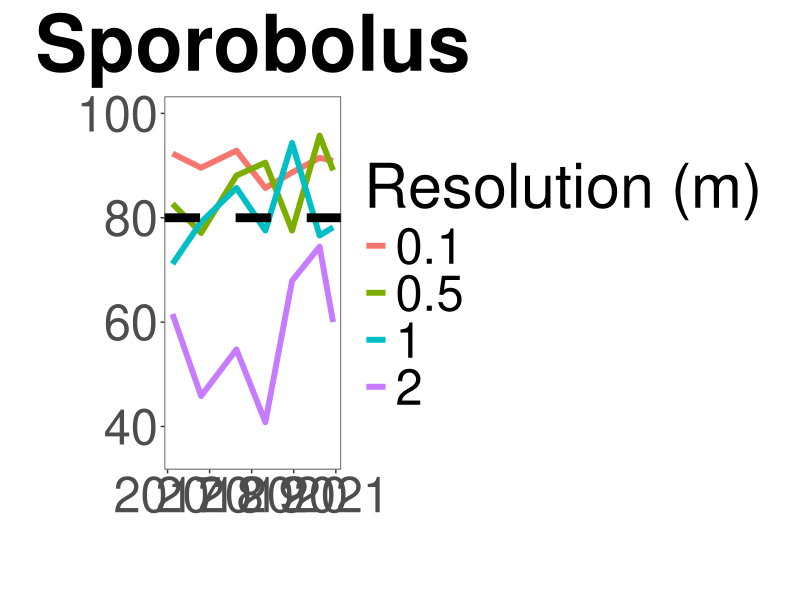
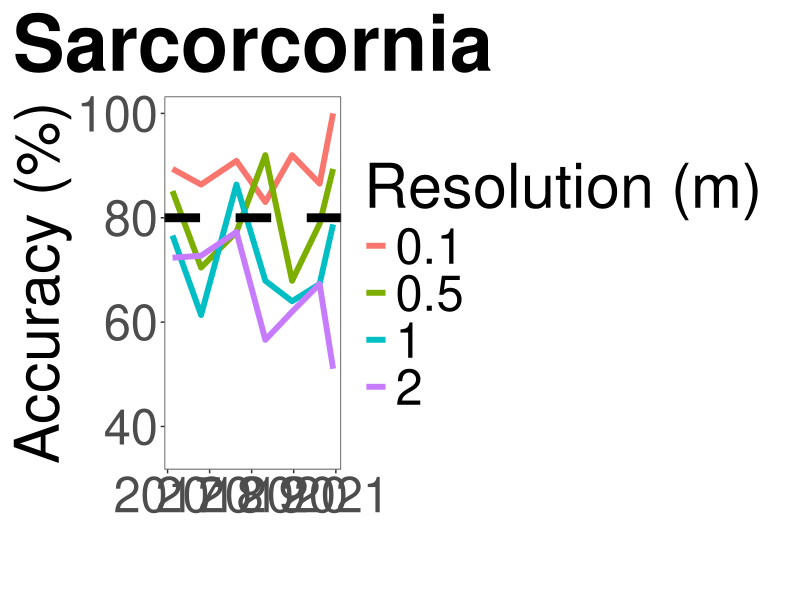
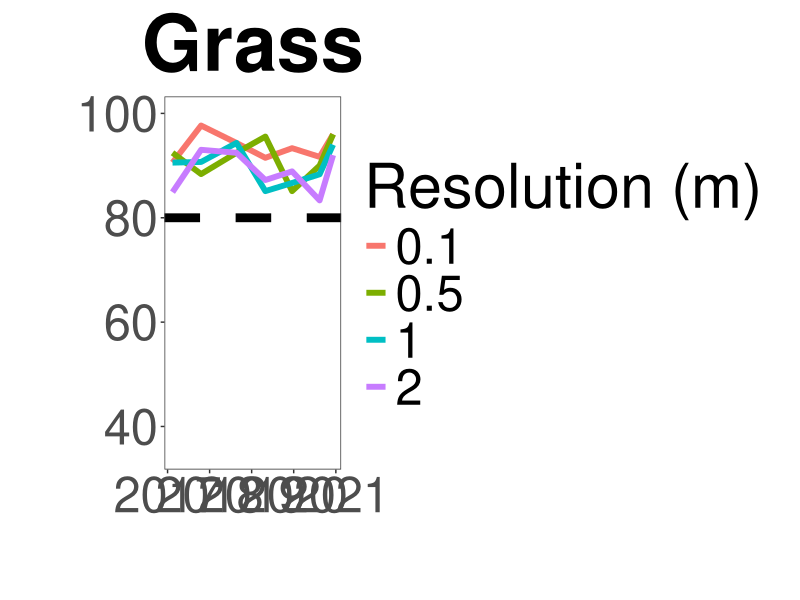
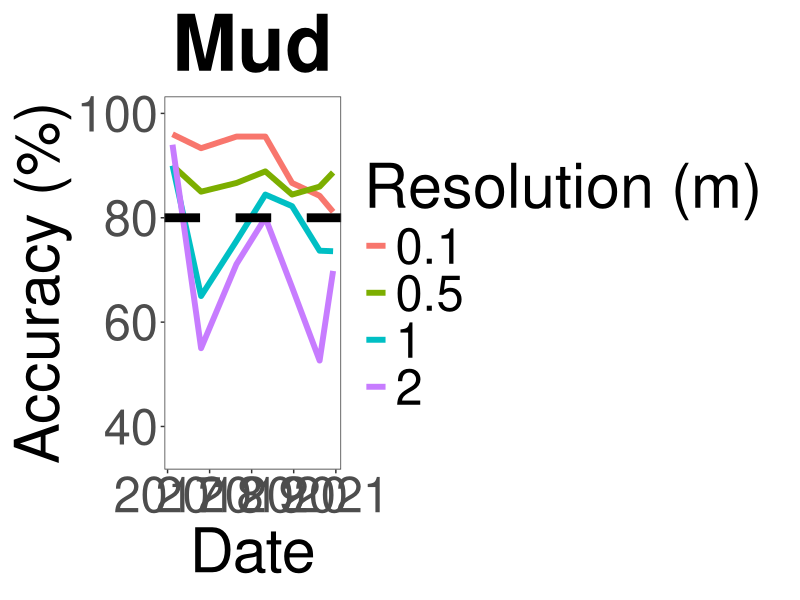
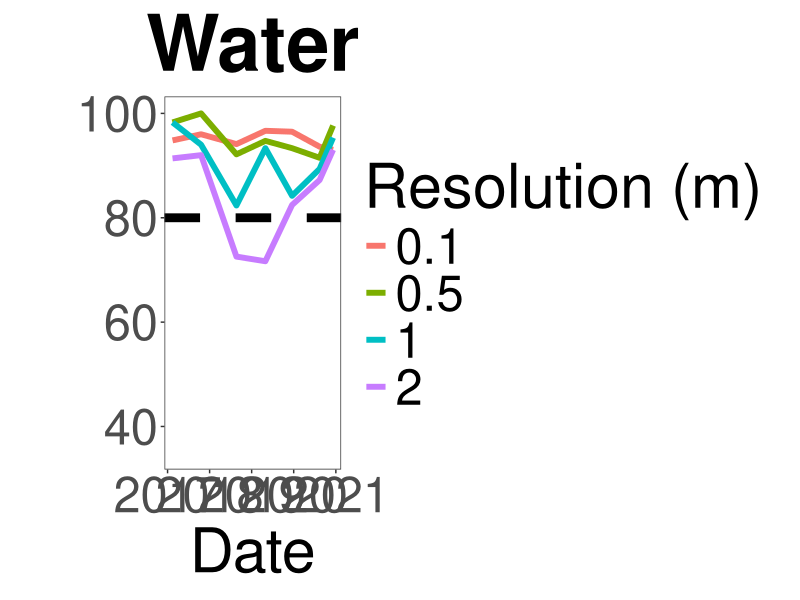
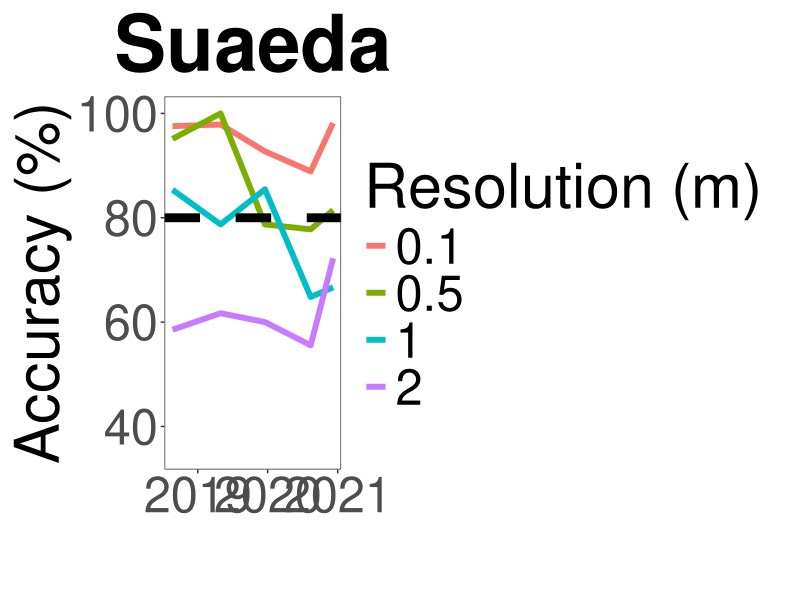
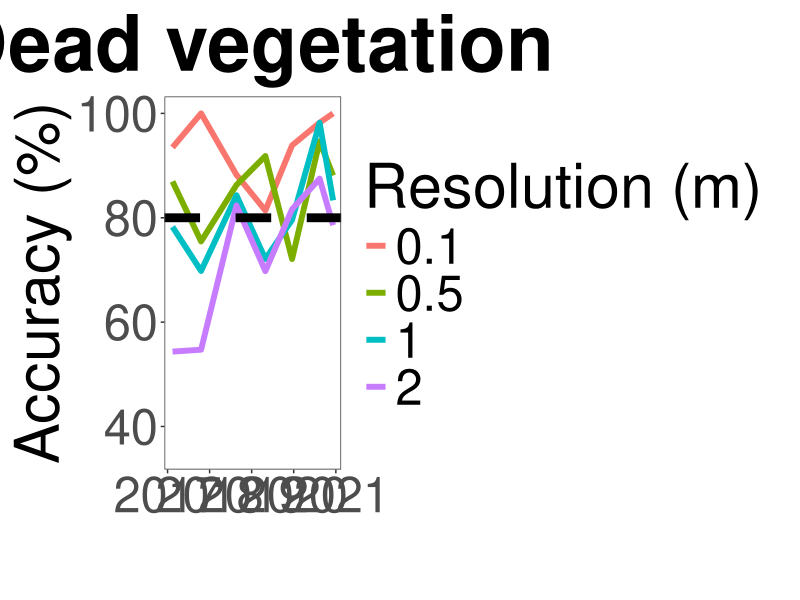
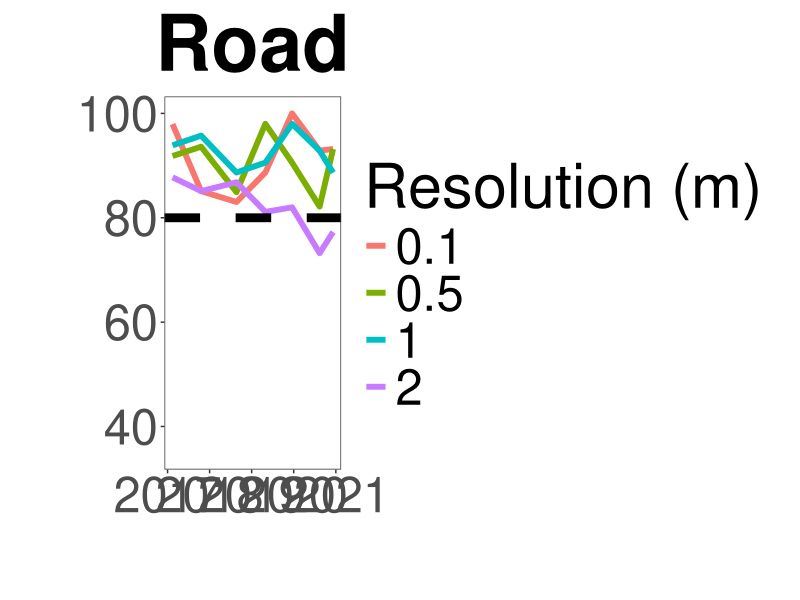

Reproduce these figures in R, in order.
## ---- chunk 1
knitr::opts_chunk$set(echo = TRUE)
knitr::opts_knit$set(root.dir = 'C:/Users/danal/OneDrive - UNSW/Desktop/WRL/R')
## ---- chunk 2
library(tidyverse)
library(ggpubr)
library(readxl)
## ---- chunk 3
producers <- read_excel("raw/training_validation_2_alldata.xlsx", sheet = "accuracy") %>% 
  mutate(Scale = as.factor(Scale)) %>% 
  select(-"Users") %>% 
  rename("accuracy" = "Producers")

users <- read_excel("raw/training_validation_2_alldata.xlsx", sheet = "accuracy") %>% 
  mutate(Scale = as.factor(Scale)) %>% 
  select(-"Producers") %>% 
  rename("accuracy" = "Users")
## ---- chunk 4
prod_wide <- producers %>% dplyr::select(Dataset, Scale, Class, accuracy) %>%
  pivot_wider(names_from = Class, values_from = accuracy)

#write_csv(prod_wide,"export/csv/producers_wide.csv")

user_wide <- users %>% dplyr::select(Dataset, Scale, Class, accuracy) %>% 
  pivot_wider(names_from = Class, values_from = accuracy)

#write_csv(user_wide,"export/csv/users_wide.csv")
## ---- chunk 5
acc.time.line <- function(dataset, classs, classname){
  dataset %>% subset(Class == classs)  %>% ggplot(aes(x = Date, y = accuracy*100, color = Scale)) +
  geom_line(size = 2) + 
  labs(title = classname, x = "Date", y = "Accuracy (%)", color = "Resolution (m)") +
  theme_bw() +
  theme(plot.title = element_text(face = "bold", hjust = 0.5, size = 56),
        text = element_text(size = 44),
        panel.grid.major = element_blank(),
        panel.grid.minor = element_blank(),
        plot.margin = margin(10,22,10,10)) +
    geom_hline(yintercept = 80, linetype = "dashed", size = 3) +
    ylim(35, 100)
}

## ---- chunk 6
spor <- acc.time.line(producers, "spor", "Sporobolus") +
  labs(title = "Sporobolus", x = "", y = "")
spor

sarc <- acc.time.line(producers, "sarc", "Sarcorcornia") +
  labs(title = "Sarcorcornia", x = "", y = "Accuracy (%)") 
sarc
# note that this is the main sarc class without the new clumps, accuracy is different for the sarc clump class (higher) but not included in this plot

grass <- acc.time.line(producers, "grass", "Grass") +
  labs(title = "Grass", x = "", y = "")
grass

mud <- acc.time.line(producers, "mud", "Mud")
mud

water <- acc.time.line(producers, "water", "Water")  +
  labs(title = "Water", x = "Date", y = "")
water

sueda <- acc.time.line(producers, "sueda", "Suaeda")  +
  labs(title = "Suaeda", x = "", y = "Accuracy (%)") +
  scale_x_datetime(date_labels = "%Y", date_breaks = "1 year")
sueda

dead <- acc.time.line(producers, "white_vege", "Dead vegetation")  +
  labs(title = "Dead vegetation", x = "", y = "Accuracy (%)") 
dead

road <- acc.time.line(producers, "road", "Road") +
  labs(title = "Road", x = "", y = "")
road 


# only one data point for each of these
acc.time.line(producers, "sarc_clump", "Sarcorcornia clumps")
acc.time.line(producers, "algae", "Algae") 


# combine
ggarrange(sarc, spor, sueda, grass, dead, road, mud, water, ncol = 2, nrow = 4, common.legend = TRUE, legend = "bottom") 
# export at 2100 x 2800

## ---- chunk 7
spor <- acc.time.line(users, "spor", "Sporobolus") +
  labs(title = "Sporobolus", x = "", y = "")
spor

sarc <- acc.time.line(users, "sarc", "Sarcorcornia") +
  labs(title = "Sarcorcornia", x = "", y = "Accuracy (%)") 
sarc

grass <- acc.time.line(users, "grass", "Grass") +
  labs(title = "Grass", x = "", y = "")
grass

mud <- acc.time.line(users, "mud", "Mud")
mud

water <- acc.time.line(users, "water", "Water")  +
  labs(title = "Water", x = "Date", y = "")
water

sueda <- acc.time.line(users, "sueda", "Suaeda")  +
  labs(title = "Suaeda", x = "", y = "Accuracy (%)") +
  scale_x_datetime(date_labels = "%Y", date_breaks = "1 year")
sueda

dead <- acc.time.line(users, "white_vege", "Dead vegetation")  +
  labs(title = "Dead vegetation", x = "", y = "Accuracy (%)") 
dead

road <- acc.time.line(users, "road", "Road") +
  labs(title = "Road", x = "", y = "")
road 


# only one data point for each of these
acc.time.line(users, "sarc_clump", "Sarcorcornia clumps")
acc.time.line(users, "algae", "Algae") 



# combine
ggarrange(sarc, spor, sueda, grass, dead, road, mud, water, ncol = 2, nrow = 4, common.legend = TRUE, legend = "bottom") 
# export at 2100 x 2800
